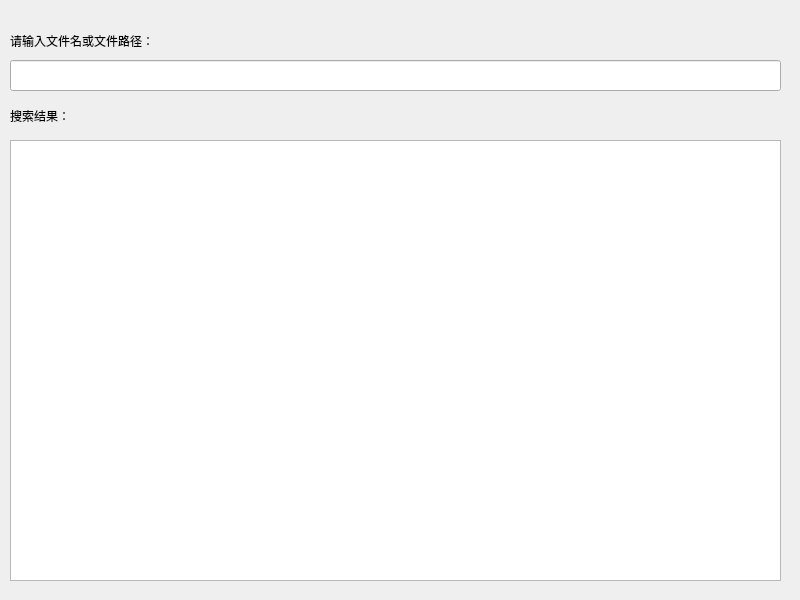
<?xml version="1.0" encoding="UTF-8"?>
<ui version="4.0">
 <class>Widget</class>
 <widget class="QWidget" name="Widget">
  <property name="geometry">
   <rect>
    <x>0</x>
    <y>0</y>
    <width>800</width>
    <height>600</height>
   </rect>
  </property>
  <property name="windowTitle">
   <string>Widget</string>
  </property>
  <widget class="QLineEdit" name="LEFilePath">
   <property name="geometry">
    <rect>
     <x>10</x>
     <y>60</y>
     <width>771</width>
     <height>31</height>
    </rect>
   </property>
  </widget>
  <widget class="QLabel" name="label">
   <property name="geometry">
    <rect>
     <x>10</x>
     <y>30</y>
     <width>191</width>
     <height>21</height>
    </rect>
   </property>
   <property name="text">
    <string>请输入文件名或文件路径：</string>
   </property>
  </widget>
  <widget class="QListView" name="LVResult">
   <property name="geometry">
    <rect>
     <x>10</x>
     <y>140</y>
     <width>771</width>
     <height>441</height>
    </rect>
   </property>
  </widget>
  <widget class="QLabel" name="label_2">
   <property name="geometry">
    <rect>
     <x>10</x>
     <y>100</y>
     <width>181</width>
     <height>31</height>
    </rect>
   </property>
   <property name="text">
    <string>搜索结果：</string>
   </property>
  </widget>
 </widget>
 <resources/>
 <connections/>
</ui>
